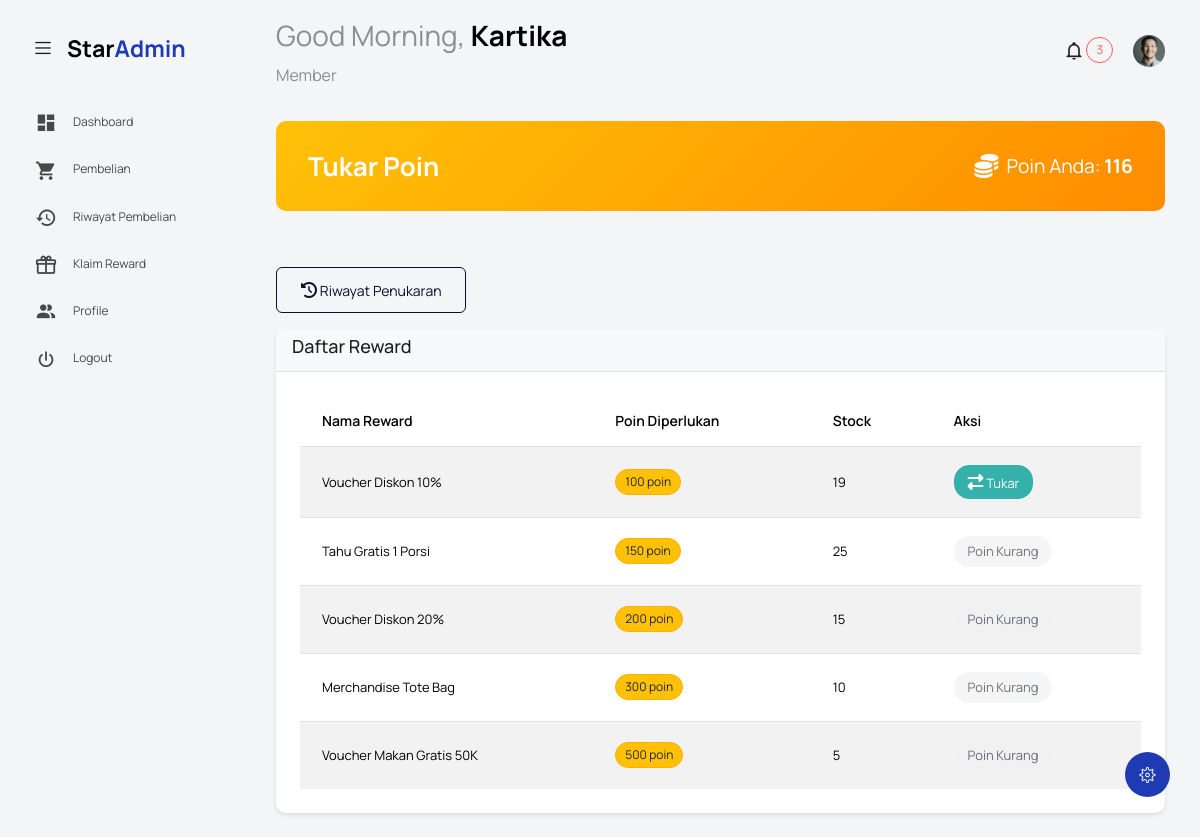
The page /index.php?controller=reward&action=index (signed in) on the database its author committed.
### tables this page shows
CREATE TABLE `customers` (
  `customer_id` int NOT NULL,
  `user_id` int DEFAULT NULL,
  `nama_customer` varchar(100) NOT NULL,
  `no_telepon` varchar(15) DEFAULT NULL,
  `alamat` text,
  `email` varchar(100) DEFAULT NULL,
  `membership_id` int DEFAULT '1',
  `total_pembelian` decimal(12,2) DEFAULT '0.00',
  `total_poin` int DEFAULT '0',
  `tanggal_daftar` date DEFAULT (curdate()),
  `status_aktif` enum('aktif','tidak_aktif') DEFAULT 'aktif'
);

CREATE TABLE `rewards` (
  `reward_id` int NOT NULL,
  `nama_reward` varchar(100) NOT NULL,
  `poin_required` int NOT NULL,
  `stock` int DEFAULT '10',
  `status` enum('aktif','tidak_aktif') DEFAULT 'aktif'
);

### controllers/RewardController.php (called while the page is built, shortened)
    <?php
class RewardController {
    private $model;
    public function __construct() {
        $this->model = new RewardModel();
    }
    public function index() {
        $customerId = $_SESSION['customer_id'];
        $rewards = $this->model->getAllRewards();
        $memberPoin = $this->model->getMemberPoin($customerId);
        include 'views/reward/index.php';
    }
}
?>

### models/RewardModel.php (called while the page is built, shortened)
<?php
class RewardModel {
    private $conn;
    public function __construct() {
        global $conn;
        $this->conn = $conn;
    }
    public function getAllRewards() {
        $query = "SELECT * FROM rewards WHERE status = 'aktif' AND stock > 0 ORDER BY poin_required ASC";
        $result = $this->conn->query($query);
        $rewards = [];
        if ($result) {
            while ($row = $result->fetch_assoc()) {
                $rewards[] = $row;
            }
        }
        return $rewards;
    }
    public function getMemberPoin($customerId) {
        $stmt = $this->conn->prepare("SELECT total_poin FROM customers WHERE customer_id = ?");
        $stmt->bind_param("i", $customerId);
        $stmt->execute();
        $result = $stmt->get_result();
        if ($result && $result->num_rows > 0) {
            return $result->fetch_assoc()['total_poin'];
        }
        return 0;
    }
}
?>

### views/reward/index.php (the view, shortened to what this page needs)
<?php include('template/header.php'); ?>
<body class="with-welcome-text">
  <div class="container-scroller">
    <?php include 'template/navbar.php'; ?>
    <div class="container-fluid page-body-wrapper">
      <?php include 'template/setting_panel.php'; ?>
      <?php include 'template/sidebar.php'; ?>
      <div class="main-panel">
        <div class="content-wrapper">
          <div class="row mb-4">
            <div class="col-12">
              <div class="page-header">
                <h2>Tukar Poin</h2>
                <div class="poin-info">
                  <i class="fas fa-coins"></i>
                  <span>Poin Anda: <strong><?= number_format($memberPoin) ?></strong></span>
                </div>
              </div>
            </div>
          </div>
          <div class="row mb-3">
            <div class="col-12">
              <a href="index.php?controller=reward&action=history" class="btn btn-outline-primary">
                <i class="fas fa-history"></i> Riwayat Penukaran
              </a>
            </div>
          </div>
          <div class="row">
            <div class="col-12">
              <div class="card">
                <div class="card-header">
                  <h4>Daftar Reward</h4>
                </div>
                <div class="card-body">
                  <?php if (!empty($rewards)): ?>
                    <div class="table-responsive">
                      <table class="table table-striped">
                        <thead>
                          <tr>
                            <th>Nama Reward</th>
                            <th>Poin Diperlukan</th>
                            <th>Stock</th>
                            <th>Aksi</th>
                          </tr>
                        </thead>
                        <tbody>
                          <?php foreach ($rewards as $reward): ?>
                          <tr>
                            <td><?= htmlspecialchars($reward['nama_reward']) ?></td>
                            <td>
                              <span class="badge badge-warning">
                                <?= number_format($reward['poin_required']) ?> poin
                              </span>
                            </td>
                            <td><?= $reward['stock'] ?></td>
                            <td>
                              <?php if ($memberPoin >= $reward['poin_required']): ?>
                                <form method="POST" action="index.php?controller=reward&action=tukar" style="display: inline;">
                                  <button type="submit" class="btn btn-success btn-sm"
                                          onclick="return confirm('Yakin ingin menukar <?= htmlspecialchars($reward['nama_reward']) ?>?')">
                                    <i class="fas fa-exchange-alt"></i> Tukar
                                  </button>
                                </form>
                              <?php else: ?>
                                <button class="btn btn-secondary btn-sm" disabled>
                                  Poin Kurang
                                </button>
                              <?php endif; ?>
                            </td>
                          </tr>
                          <?php endforeach; ?>
                        </tbody>
                      </table>
                    </div>
                  <?php endif; ?>
                </div>
              </div>
            </div>
          </div>
        </div>
      </div>
    </div>
  </div>
</body>
</html>

### views/reward/index.php (style rules this page uses)
.page-header { background: linear-gradient(135deg, #ffc107, #ff8c00); color: white; padding: 2rem; border-radius: 10px; display: flex; justify-content: space-between; align-items: center; margin-bottom: 2rem; }
.page-header h2 { margin: 0; font-weight: 700; }
.poin-info { display: flex; align-items: center; gap: 0.5rem; font-size: 1.2rem; }
.poin-info i { font-size: 1.5rem; }
.card { border-radius: 10px; box-shadow: 0 2px 4px rgba(0,0,0,0.1); }
.card-header { background: #f8f9fa; border-bottom: 1px solid #dee2e6; font-weight: 600; }
.badge-warning { background: #ffc107; color: #212529; }
.btn { border-radius: 6px; }

### rows shown on the page
customers: total_poin "116"
rewards: nama_reward "Voucher Diskon 10%", poin_required "100", stock "19"
rewards: nama_reward "Tahu Gratis 1 Porsi", poin_required "150", stock "25", shows "Poin Kurang"
rewards: nama_reward "Voucher Diskon 20%", poin_required "200", stock "15", shows "Poin Kurang"
rewards: nama_reward "Merchandise Tote Bag", poin_required "300", stock "10", shows "Poin Kurang"
rewards: nama_reward "Voucher Makan Gratis 50K", poin_required "500", stock "5", shows "Poin Kurang"

### other values the page prints
$greeting "Good Morning"
$userName "Kartika"
$roleDisplay "Member"
